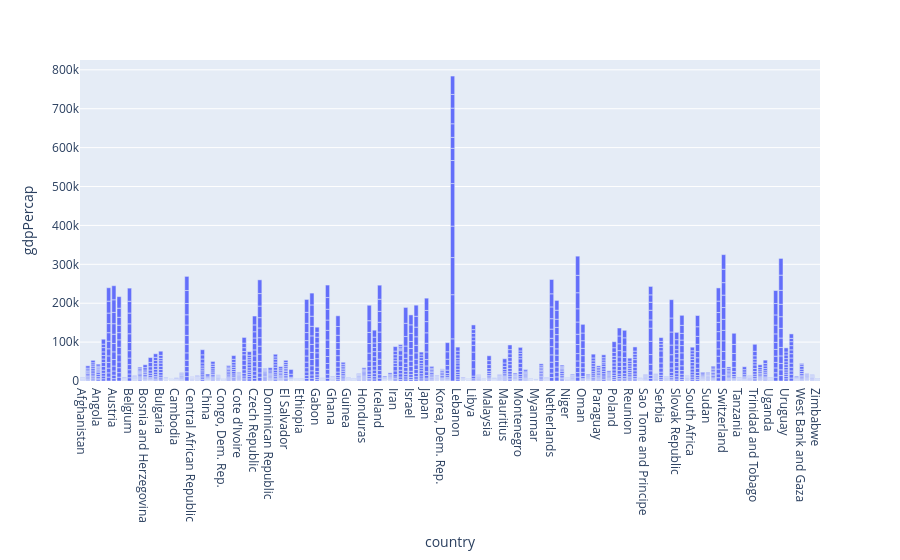
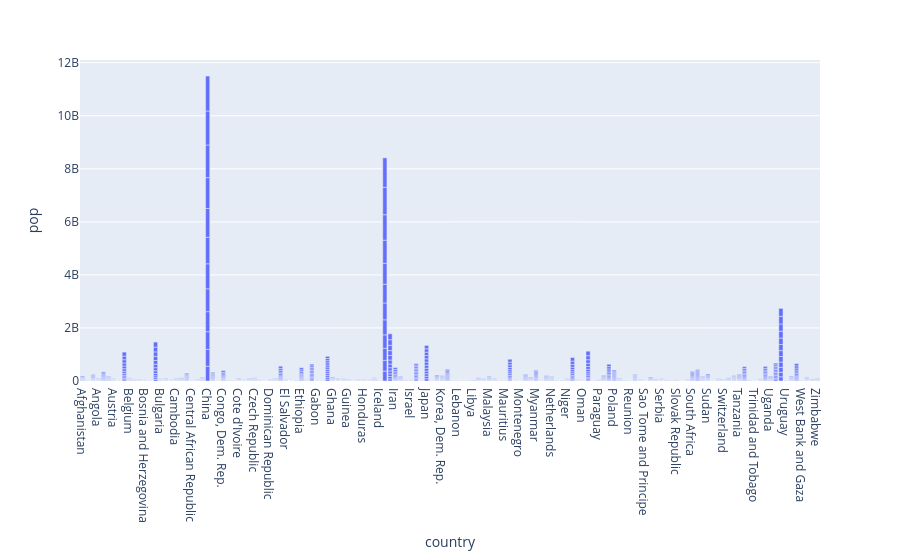
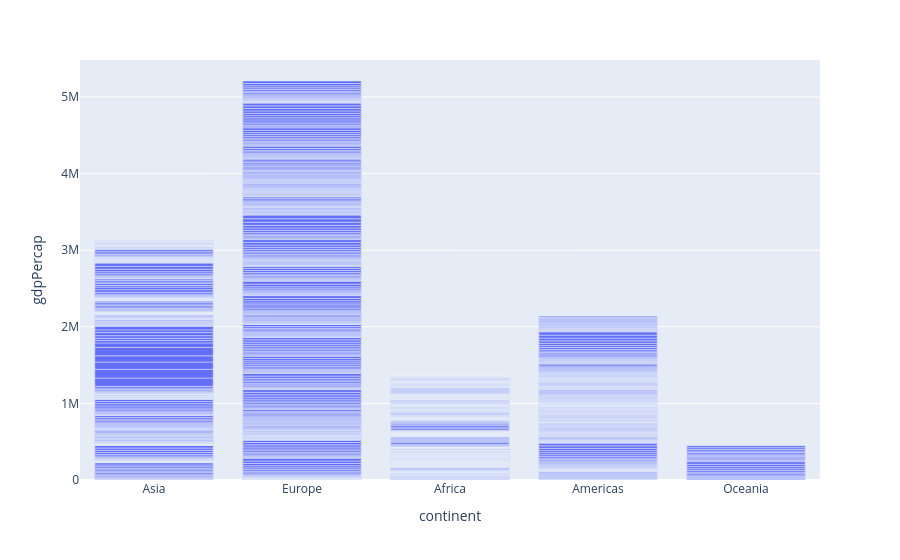

The cell these charts' notebook holds for them, in order:
### Code cell
px.bar(df, x='country', y='gdpPercap').show()
px.bar(df, x='country', y='pop').show()
px.bar(df, x='continent', y='gdpPercap').show()
#plots bar graph

### Figure 1 — Plotly figure (JSON) as saved in the notebook; plotly's stock layout.template omitted (floating-point values rounded to 4 significant figures; data arrays with more than 128 entries replaced by an {"elided": "..."} marker saying what was removed)
{"data": [{"hovertemplate": "country=%{x}<br>gdpPercap=%{y}<extra></extra>", "legendgroup": "", "marker": {"color": "#636efa", "pattern": {"shape": ""}}, "name": "", "orientation": "v", "showlegend": false, "textposition": "auto", "type": "bar", "x": {"elided": "1704 str values"}, "xaxis": "x", "y": {"elided": "1704 float values"}, "yaxis": "y"}], "layout": {"barmode": "relative", "legend": {"tracegroupgap": 0}, "margin": {"t": 60}, "xaxis": {"anchor": "y", "domain": [0, 1], "title": {"text": "country"}}, "yaxis": {"anchor": "x", "domain": [0, 1], "title": {"text": "gdpPercap"}}}}

### Figure 2 — Plotly figure (JSON) as saved in the notebook; plotly's stock layout.template omitted (floating-point values rounded to 4 significant figures; data arrays with more than 128 entries replaced by an {"elided": "..."} marker saying what was removed)
{"data": [{"hovertemplate": "country=%{x}<br>pop=%{y}<extra></extra>", "legendgroup": "", "marker": {"color": "#636efa", "pattern": {"shape": ""}}, "name": "", "orientation": "v", "showlegend": false, "textposition": "auto", "type": "bar", "x": {"elided": "1704 str values"}, "xaxis": "x", "y": {"elided": "1704 int values"}, "yaxis": "y"}], "layout": {"barmode": "relative", "legend": {"tracegroupgap": 0}, "margin": {"t": 60}, "xaxis": {"anchor": "y", "domain": [0, 1], "title": {"text": "country"}}, "yaxis": {"anchor": "x", "domain": [0, 1], "title": {"text": "pop"}}}}

### Figure 3 — Plotly figure (JSON) as saved in the notebook; plotly's stock layout.template omitted (floating-point values rounded to 4 significant figures; data arrays with more than 128 entries replaced by an {"elided": "..."} marker saying what was removed)
{"data": [{"hovertemplate": "continent=%{x}<br>gdpPercap=%{y}<extra></extra>", "legendgroup": "", "marker": {"color": "#636efa", "pattern": {"shape": ""}}, "name": "", "orientation": "v", "showlegend": false, "textposition": "auto", "type": "bar", "x": {"elided": "1704 str values"}, "xaxis": "x", "y": {"elided": "1704 float values"}, "yaxis": "y"}], "layout": {"barmode": "relative", "legend": {"tracegroupgap": 0}, "margin": {"t": 60}, "xaxis": {"anchor": "y", "domain": [0, 1], "title": {"text": "continent"}}, "yaxis": {"anchor": "x", "domain": [0, 1], "title": {"text": "gdpPercap"}}}}
